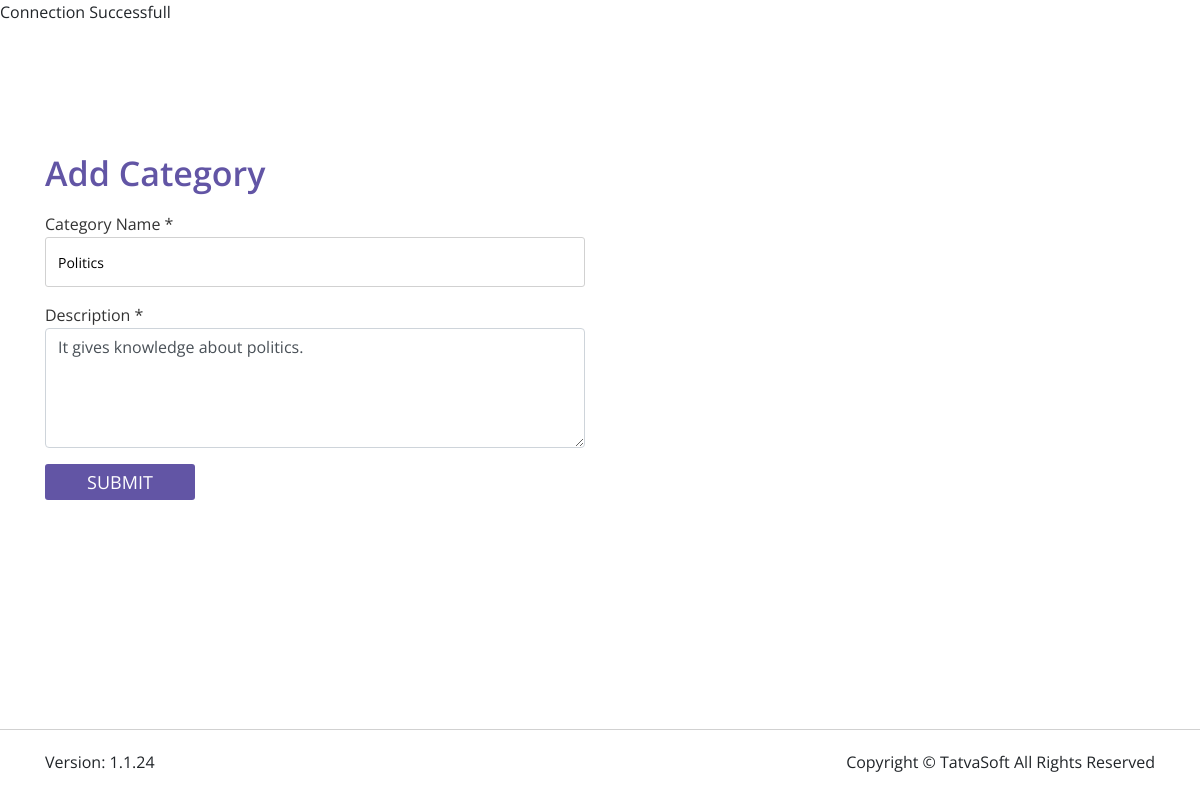
Page /MVC3/Notes-marketplace/SRS_Notes/Admin/add-category.php?id=3 (signed in) on the committed database.
### tables this page shows
CREATE TABLE `notecategories` (
  `ID` int(11) NOT NULL,
  `Name` varchar(100) NOT NULL,
  `Description` varchar(255) NOT NULL,
  `CreatedDate` datetime DEFAULT current_timestamp(),
  `CreatedBy` int(11) DEFAULT NULL,
  `ModifiedDate` datetime DEFAULT current_timestamp(),
  `ModifiedBy` int(11) DEFAULT NULL,
  `IsActive` bit(1) NOT NULL
);

### MVC3/Notes-marketplace/SRS_Notes/Admin/add-category.php (the view, shortened to what this page needs)
<!DOCTYPE html>
<html lang="en">
<head>
    <link rel="stylesheet" href="css/bootstrap/bootstrap.min.css">
    <link rel="stylesheet" href="css/style.css">
    <link rel="stylesheet" href="css/responsive.css">
</head>
<body>
    <?php
       include 'db_conntect.php';
       if (isset($_GET['id'])) {
           $catid = $_GET['id'];
           $getcat = "SELECT * FROM notecategories WHERE ID = '$catid'";
           $getcatquery = mysqli_query($conn, $getcat);
           if (!($getcatquery)) {
               die("QUERY FAILED" . mysqli_error($conn));
           } else {
               $catdata = mysqli_fetch_assoc($getcatquery);
               $catname = $catdata['Name'];
               $catdesc = $catdata['Description'];
           }
       }
       ?>
    <section id="add-category">
        <div class="content-box">
            <div class="container">
                <div class="row">
                    <div class="col-md-12 col-12">
                        <div class="horizontal-heading">
                            <h3>Add Category</h3>
                        </div>
                    </div>
                    <div class="col-md-6 col-12">
                        <form action="" method="POST">
                            <div class="form-group">
                                <label for="category-name">Category Name *</label>
                                <input type="text" class="form-control" name="catname" id="category-name" placeholder="Enter your category name" <?php if (isset($catname)) {
                                                                                                                                                       echo "value = $catname";
                                                                                                                                                   } ?> required>
                            </div>
                            <div class="form-group">
                                <label for="description">Description *</label>
                                <textarea class="form-control" id="description" name="catdesc" placeholder="Enter your description" required><?php if (isset($catdesc)) {
                                                                                                                                                   echo $catdesc;
                                                                                                                                               } ?></textarea>
                            </div>
                            <div id="add-category-submit-btn">
                                <button type="submit" id="add-category-btn" name="submit" class="btn general-btn">submit</button>
                            </div>
                        </form>
                    </div>
                </div>
            </div>
        </div>
    </section>
    <footer class="fixed-bottom">
        <section id="footer">
            <div class="container">
                <div class="row">
                    <div class="col-md-6 col-sm-4 footer-text text-left">
                        <p>Version: 1.1.24</p>
                    </div>
                    <div class="col-md-6 col-sm-8 footer-icon text-right">
                        <p>Copyright &copy; TatvaSoft All Rights Reserved</p>
                    </div>
                </div>
            </div>
        </section>
    </footer>
</body>
</html>

### MVC3/Notes-marketplace/SRS_Notes/Admin/css/style.css (style rules this page uses)
* { margin: 0; padding: 0; box-sizing: border-box; }
.content-box { padding: 60px 0; }
.horizontal-heading h3 { font-size: 34px; font-weight: 600; line-height: 38px; color: #6255a5; margin-bottom: 50px; }
.general-btn { font-size: 18px; line-height: 22px; color: #fff; background-color: #6255a5; height: 36px; width: 150px; border-radius: 3px; text-transform: uppercase; }
html, body { height: 100%; font-family: 'Open Sans', sans-serif; }
.footer-text p, .footer-icon p { font-size: 16px; }
footer { border-top: 1px solid #d1d1d1; padding: 20px 0 10px 0; margin-top: 0px; background: white; -webkit-transition: all 300ms linear; transition: all 300ms linear; }
.form-group label { font-size: 16px; font-weight: 400; line-height: 20px; color: #333333; margin-bottom: 3px; }
.form-group input { border: 1px solid #d1d1d1; width: 100%; height: 50px; border-radius: 3px; margin: 0px 30px 0px 0px; }
.form-group input[type=email], .form-group input[type=password], .form-group input[type=text] { width: 100%; font-family: Open Sans; font-size: 14px; font-weight: 400; line-height: 18px; color: #000; }
#add-category .content-box { padding-top: 130px; padding-bottom: 40px; }
#add-category .horizontal-heading h3 { margin-bottom: 20px; }
#add-category textarea { height: 120px; }

### rows in the picture
notecategories: catname "Politics", catdesc "It gives knowledge about politics."
